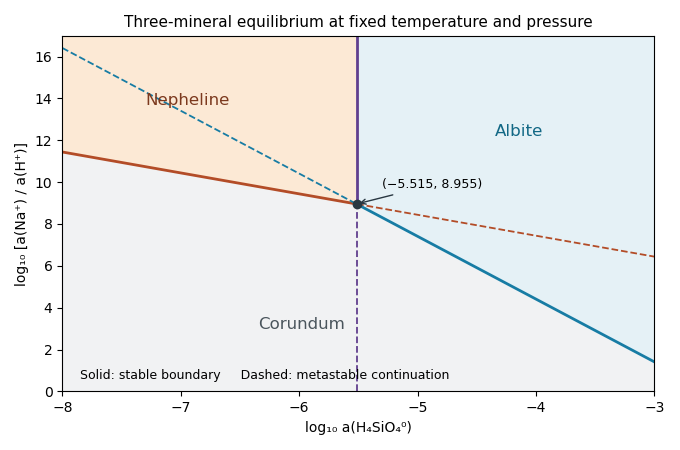

Generate this figure with Python:
"""Original mathematical solution diagram; Python 3.14.4, NumPy 2.3.5, Matplotlib 3.10.7.
Writes its PNG to the current working directory; no source images are copied.
"""
from pathlib import Path
import numpy as np
import matplotlib
matplotlib.use('Agg')
import matplotlib.pyplot as plt
plt.rcParams.update({'font.family':'DejaVu Sans', 'font.size':10})

x=np.linspace(-8,-3,700);y=np.linspace(0,17,700);X,Y=np.meshgrid(x,y)
N=3.44-X-Y;A=-7.59-3*X-Y
field=np.argmin(np.stack([np.zeros_like(X),N,A]),axis=0)
fig,ax=plt.subplots(figsize=(6.8,4.5),dpi=100)
ax.contourf(X,Y,field,levels=[-.5,.5,1.5,2.5],colors=['#f1f2f3','#fce9d5','#e5f1f6'])
star=-5.515;ystar=8.955
left=x[x<=star];right=x[x>=star]
ax.plot(left,3.44-left,color='#b34c27',lw=2)
ax.plot(right,3.44-right,'--',color='#b34c27',lw=1.3)
ax.plot(right,-7.59-3*right,color='#177ca4',lw=2)
ax.plot(left,-7.59-3*left,'--',color='#177ca4',lw=1.3)
ax.plot([star,star],[ystar,17],color='#613f8e',lw=2)
ax.plot([star,star],[0,ystar],'--',color='#613f8e',lw=1.3)
ax.plot(star,ystar,'o',color='#283741')
ax.annotate('(−5.515, 8.955)',xy=(star,ystar),xytext=(-5.30,9.7),fontsize=9,
            arrowprops={'arrowstyle':'->','color':'#283741'})
ax.text(-7.30,13.7,'Nepheline',color='#7c391e',fontsize=12)
ax.text(-4.35,12.2,'Albite',color='#126885',fontsize=12)
ax.text(-6.35,3.0,'Corundum',color='#4a555c',fontsize=12)
ax.set(xlim=(-8,-3),ylim=(0,17),xlabel='log₁₀ a(H₄SiO₄⁰)',ylabel='log₁₀ [a(Na⁺) / a(H⁺)]')
ax.set_title('Three-mineral equilibrium at fixed temperature and pressure',fontsize=11)
ax.text(-7.85,.6,'Solid: stable boundary     Dashed: metastable continuation',fontsize=9)
fig.tight_layout(pad=1.1)
fig.savefig(Path(__file__).with_suffix('.png').name,facecolor='white',transparent=False)
